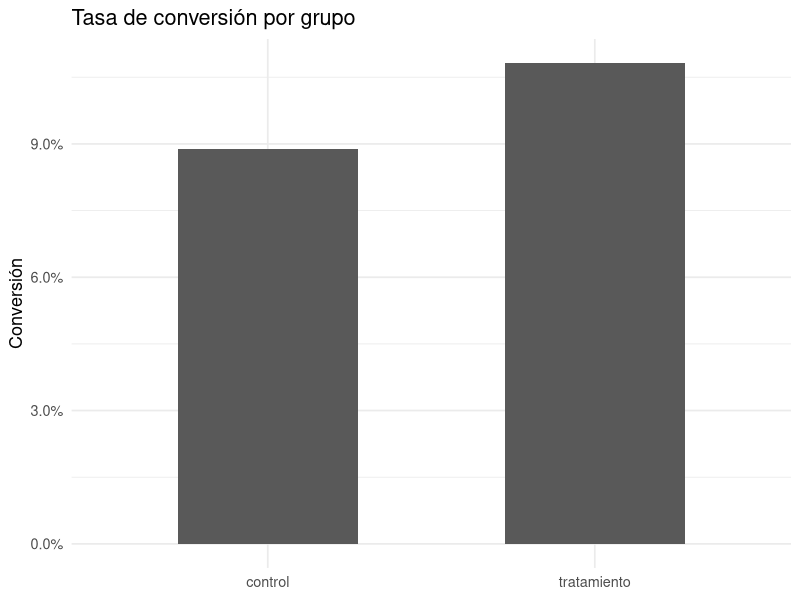
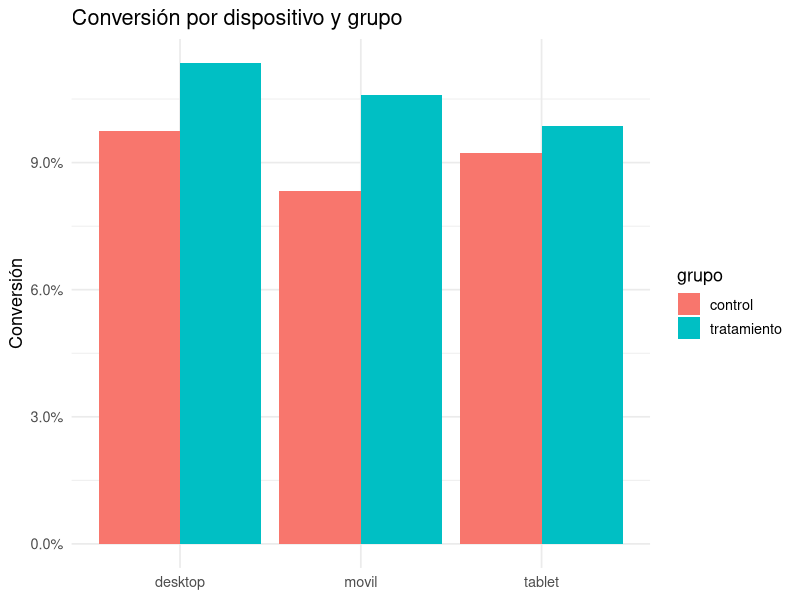
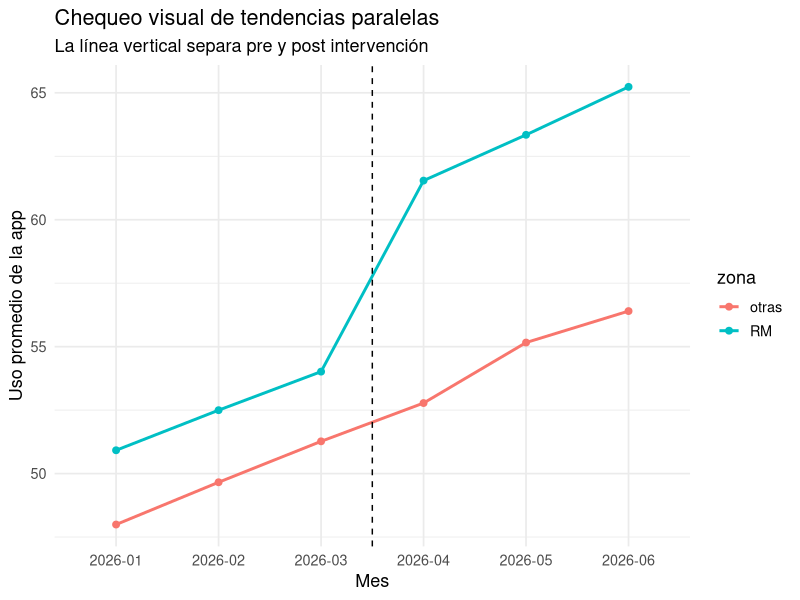

Write R code to recreate these figures, in order.
# =====================================================================
# Clase 22 — Experimentación, A/B Testing y causalidad aplicada
# Práctica mejorada en R · Diplomado en Data Science UC
# Datos: ab_checkout.csv, ab_srm.csv, did_app_regiones.csv
# =====================================================================

# Paquetes mínimos
library(dplyr)
library(ggplot2)
library(broom)

# ---------------------------------------------------------------------
# Funciones auxiliares
# ---------------------------------------------------------------------
srm_test <- function(grupo, ratio = c(0.5, 0.5)) {
  tab <- table(grupo)
  tab <- tab[c("control", "tratamiento")]
  out <- chisq.test(tab, p = ratio)
  tibble(
    grupo = names(tab),
    usuarios = as.integer(tab),
    esperado = as.numeric(sum(tab) * ratio),
    residuo = usuarios - esperado,
    p_valor = out$p.value
  )
}

resumen_ab <- function(data) {
  data |>
    group_by(grupo) |>
    summarise(
      usuarios = n(),
      conversiones = sum(convierte),
      tasa = mean(convierte),
      .groups = "drop"
    )
}

# ---------------------------------------------------------------------
# PARTE 0 · Diseño: ¿cuántos usuarios necesitábamos?
# ---------------------------------------------------------------------
# Conversión histórica ~9%; el equipo busca detectar +1.5 pp.
power.prop.test(p1 = 0.09, p2 = 0.105,
                sig.level = 0.05, power = 0.80)

# Discusión:
# - ¿El experimento real tiene al menos ese n por grupo?
# - ¿El MDE de 1.5 pp es una diferencia de negocio relevante?

# ---------------------------------------------------------------------
# PARTE 1 · Cargar el experimento y chequear sanidad (SRM)
# ---------------------------------------------------------------------
ab <- read.csv("ab_checkout.csv") |>
  mutate(
    grupo = factor(grupo, levels = c("control", "tratamiento")),
    trat = as.integer(grupo == "tratamiento"),
    dispositivo = factor(dispositivo),
    region = factor(region)
  )

str(ab)
summary(ab)

# SRM: si p < 0.001, se audita y no se reporta efecto.
srm_test(ab$grupo)

# ---------------------------------------------------------------------
# PARTE 2 · Análisis del efecto principal
# ---------------------------------------------------------------------
res <- resumen_ab(ab)
res

# (a) Test de dos proporciones: tratamiento vs control
prop.test(x = res$conversiones[c(2, 1)],
          n = res$usuarios[c(2, 1)],
          correct = FALSE)

# (b) Modelo lineal de probabilidad: coeficiente = diferencia en pp
mpl <- lm(convierte ~ trat, data = ab)
tidy(mpl, conf.int = TRUE)

# (c) Regresión logística: odds ratio
logit <- glm(convierte ~ trat, family = binomial, data = ab)
tidy(logit, conf.int = TRUE, exponentiate = TRUE)

# Visualización simple de tasas
res |>
  ggplot(aes(x = grupo, y = tasa)) +
  geom_col(width = 0.55) +
  scale_y_continuous(labels = scales::percent_format(accuracy = 0.1)) +
  labs(title = "Tasa de conversión por grupo",
       x = NULL, y = "Conversión") +
  theme_minimal(base_size = 13)

# ---------------------------------------------------------------------
# PARTE 3 · Más precisión: covariables y CUPED
# ---------------------------------------------------------------------
# Ajuste con covariable pre-tratamiento. No arregla sesgo: reduce varianza.
mpl_adj <- lm(convierte ~ trat + gasto_pre + sesiones_pre + dispositivo, data = ab)

bind_rows(
  tidy(mpl) |> filter(term == "trat") |> mutate(modelo = "sin ajuste"),
  tidy(mpl_adj) |> filter(term == "trat") |> mutate(modelo = "con covariables")
) |>
  select(modelo, estimate, std.error, statistic, p.value)

# CUPED usando gasto_pre como covariable pre-experimento
theta <- cov(ab$convierte, ab$gasto_pre) / var(ab$gasto_pre)
ab <- ab |>
  mutate(y_cuped = convierte - theta * (gasto_pre - mean(gasto_pre)))

mpl_cuped <- lm(y_cuped ~ trat, data = ab)

se_sin <- tidy(mpl) |> filter(term == "trat") |> pull(std.error)
se_cuped <- tidy(mpl_cuped) |> filter(term == "trat") |> pull(std.error)
reduccion_var <- 1 - (se_cuped / se_sin)^2
cat("Reducción de varianza con CUPED:", round(100 * reduccion_var, 1), "%\n")

tidy(mpl_cuped, conf.int = TRUE)

# ---------------------------------------------------------------------
# PARTE 4 · Heterogeneidad por dispositivo
# ---------------------------------------------------------------------
# Esto debe interpretarse con cautela si no estaba preespecificado.
het <- lm(convierte ~ trat * dispositivo, data = ab)
tidy(het, conf.int = TRUE)

ab |>
  group_by(dispositivo, grupo) |>
  summarise(tasa = mean(convierte), usuarios = n(), .groups = "drop") |>
  ggplot(aes(x = dispositivo, y = tasa, fill = grupo)) +
  geom_col(position = "dodge") +
  scale_y_continuous(labels = scales::percent_format(accuracy = 0.1)) +
  labs(title = "Conversión por dispositivo y grupo",
       x = NULL, y = "Conversión") +
  theme_minimal(base_size = 13)

# ---------------------------------------------------------------------
# PARTE 5 · Diagnóstico de experimento roto: ab_srm.csv
# ---------------------------------------------------------------------
srm <- read.csv("ab_srm.csv") |>
  mutate(
    grupo = factor(grupo, levels = c("control", "tratamiento")),
    dispositivo = factor(dispositivo)
  )

srm_test(srm$grupo)

# ¿Dónde se pierde el balance?
table(srm$grupo, srm$dispositivo)
prop.table(table(srm$grupo, srm$dispositivo), margin = 1)

# Discusión:
# 1) ¿En qué segmento parece haberse roto la asignación/tracking?
# 2) ¿Por qué NO debemos reportar el efecto de conversión en este archivo?

# ---------------------------------------------------------------------
# PARTE 6 · Cuando no se puede aleatorizar: Diferencia-en-diferencias
# ---------------------------------------------------------------------
did <- read.csv("did_app_regiones.csv") |>
  mutate(
    trat = as.integer(zona == "RM"),
    post = as.integer(post == 1),
    mes = factor(mes, levels = sort(unique(mes)))
  )

# Tendencias promedio por zona y mes
tend <- did |>
  group_by(zona, mes) |>
  summarise(uso = mean(uso_app), .groups = "drop")

tend

ggplot(tend, aes(x = mes, y = uso, group = zona, color = zona)) +
  geom_line(linewidth = 1) +
  geom_point(size = 2) +
  geom_vline(xintercept = 3.5, linetype = "dashed") +
  labs(title = "Chequeo visual de tendencias paralelas",
       subtitle = "La línea vertical separa pre y post intervención",
       x = "Mes", y = "Uso promedio de la app") +
  theme_minimal(base_size = 13)

# Modelo DiD: el efecto está en trat:post
did_mod <- lm(uso_app ~ trat * post, data = did)
tidy(did_mod, conf.int = TRUE)

# Versión con efectos fijos simples de mes y comuna
# Útil para discutir extensiones cuando hay panel longitudinal.
did_fe <- lm(uso_app ~ trat:post + comuna + mes, data = did)
tidy(did_fe, conf.int = TRUE) |>
  filter(term == "trat:post")

# ---------------------------------------------------------------------
# Preguntas finales
# ---------------------------------------------------------------------
# 1. ¿El nuevo checkout debería lanzarse? Justifique con efecto, IC y guardrails.
# 2. ¿Qué haría si el efecto fuera positivo pero el SRM fuera significativo?
# 3. ¿Qué cambia al usar CUPED: el estimador, la varianza o ambas cosas?
# 4. ¿Qué evidencia visual apoya las tendencias paralelas en el ejemplo DiD?
# =====================================================================
